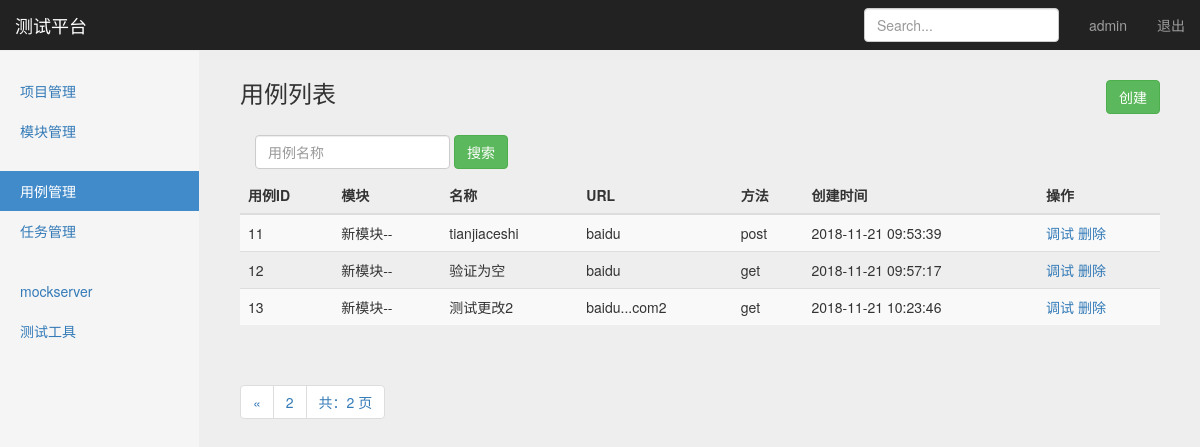
/interface/case_manage/?page=2 (signed in), run on the app's committed database.
### interface_app/models.py (models this page shows, shortened)
class TestCase(models.Model):
    module = models.ForeignKey(Module, on_delete=models.CASCADE) # on_delete参数表示项目删除后，模块也跟随删除
    name = models.CharField("名称", max_length=100, blank=False, default="")
    url = models.TextField("URL", default="")
    req_method = models.CharField("方法", max_length=10, default="")
    req_type = models.CharField("参数类型", max_length=10, default="")
    req_header = models.TextField("header", default="")
    req_parameter = models.TextField("参数", default="")
    reponses_assert = models.TextField("验证", default="")
    create_time = models.DateTimeField("创建时间", auto_now_add=True)

### projects_app/models.py (models this page shows)
class Module(models.Model):
    project = models.ForeignKey(Project, on_delete=models.CASCADE) # on_delete参数表示项目删除后，模块也跟随删除
    name = models.CharField("名称", max_length=100, blank=False, default="")
    description = models.TextField("描述", default="")
    create_time = models.DateTimeField("创建时间", auto_now=True)
    def __str__(self):
        return self.name

### interface_app/views/testcase_views.py (the view)
# urls.py: path('case_manage/', testcase_views.case_manage),
@login_required
def case_manage(request):
    testcases = TestCase.objects.all()
    paginator = Paginator(testcases, 10)
    page = request.GET.get('page')
    try:
        contacts = paginator.page(page)
    except PageNotAnInteger:
        contacts = paginator.page(1)
    except EmptyPage:
        contacts = paginator.page(paginator.num_pages)
    if request.method == "GET":
        return render(request, "case_manage.html", {
            "type": "list",
            "testcases": contacts,
        })
    else:
        return HttpResponse("404")

### templates/case_manage.html (shortened to what this page needs)
{% extends "base.html" %}
{% block content %}
    <nav class="navbar navbar-inverse navbar-fixed-top">
      <div class="container-fluid">
        <div class="navbar-header">
          <a class="navbar-brand" href="#">测试平台</a>
        </div>
        <div id="navbar" class="navbar-collapse collapse">
          <ul class="nav navbar-nav navbar-right">
            <li><a href="#">{{user}}</a></li>
            <li><a href="/logout/">退出</a></li>
          </ul>
          <form class="navbar-form navbar-right">
            <input type="text" class="form-control" placeholder="Search...">
          </form>
        </div>
      </div>
    </nav>
    <div class="container-fluid">
        <div class="row">
            <div class="col-sm-3 col-md-2 sidebar">
                <ul class="nav nav-sidebar">
                    <li ><a href="/manage/project_manage/">项目管理</a></li>
                    <li ><a href="/manage/module_manage/">模块管理</a></li>
                </ul>
                <ul class="nav nav-sidebar">
                    <li class="active"><a href="/interface/case_manage">用例管理</a></li>
                    <li><a href="">任务管理</a></li>
                </ul>
                <ul class="nav nav-sidebar">
                    <li><a href="">mockserver</a></li>
                    <li><a href="">测试工具</a></li>
                </ul>
            </div>
        </div>
    </div>
    {% if type == 'list'%}
        <div class="col-sm-9 col-sm-offset-3 col-md-10 col-md-offset-2 main">
            <h3 class="sub-header">用例列表
                <button type="button" class="btn btn-success" style="float: right;"
                onclick="window.location.href='/interface/case_add/'">创建</button>
            </h3>
            <div class="table-responsive">
                <form class="navbar-form" method="get" action="/interface/search_case_name/">
                    <div class="form-group">
                        <input name="case_name" type="text" placeholder="用例名称" class="form-control">
                    </div>
                    <button type="submit" class="btn btn-success">搜索</button>
                </form>
            <table class="table table-striped">
              <thead>
                <tr>
                  <th>用例ID</th>
                  <th>模块</th>
                  <th>名称</th>
                  <th>URL</th>
                  <th>方法</th>
                  <th>创建时间</th>
                  <th>操作</th>
                </tr>
              </thead>
              <tbody>
                {% for case in testcases %}
                <tr>
                  <td>{{case.id}}</td>
                  <td>{{case.module}}</td>
                  <td>{{case.name}}</td>
                  <td>{{case.url}}</td>
                  <td>{{case.req_method}}</td>
                  <td>{{case.create_time | date:"Y-m-d H:i:s" }}</td>
                  <td>
                    <a href="/interface/case_debug/{{case.id}}/">调试</a>
                    <a href="/manage/project_delete/{{case.id}}/">删除</a>
                  </td>
                </tr>
              {% endfor %}
              </tbody>
            </table>
          </div>
            <div class="pagination">
                <span class="step-links">
                    <ul class="pagination">
                        {% if testcases.has_previous %}
                            <li><a href="?case_name={{ case_name }}&page={{ testcases.previous_page_number }}">&laquo;</a></li>
                        {% endif %}
                        <li><a href="#">{{ testcases.number }}</a></li>
                        <li><a href="#">共：{{ testcases.paginator.num_pages }} 页</a></li>
                    </ul>
                </span>
            </div>
        </div>
    {% endif %}
{% endblock %}

### static/css/dashboard.css (style rules this page uses)
body { padding-top: 50px; }
.sub-header { padding-bottom: 10px; border-bottom: 1px solid #eee; }
.navbar-fixed-top { border: 0; }
.sidebar { display: none; }
@media (min-width: 768px) { .sidebar { position: fixed; top: 51px; bottom: 0; left: 0; z-index: 1000; display: block; padding: 20px; overflow-x: hidden; overflow-y: auto; background-color: #f5f5f5; border-right: 1px solid #eee; } }
.nav-sidebar { margin-right: -21px; margin-bottom: 20px; margin-left: -20px; }
.nav-sidebar > li > a { padding-right: 20px; padding-left: 20px; }
.nav-sidebar > .active > a, .nav-sidebar > .active > a:hover, .nav-sidebar > .active > a:focus { color: #fff; background-color: #428bca; }
.main { padding: 20px; }
@media (min-width: 768px) { .main { padding-right: 40px; padding-left: 40px; } }

### static/css/signin.css (style rules this page uses)
body { padding-top: 40px; padding-bottom: 40px; background-color: #eee; }

### data on the page
TestCase: id "11", module "新模块--", name "tianjiaceshi", url "baidu", req_method "post", create_time "2018-11-21 09:53:39"
TestCase: id "12", module "新模块--", name "验证为空", url "baidu", req_method "get", create_time "2018-11-21 09:57:17"
TestCase: id "13", module "新模块--", name "测试更改2", url "baidu...com2", req_method "get", create_time "2018-11-21 10:23:46"

### other printed values
{{ user }} "admin"
{{ testcases.number }} "2"
{{ testcases.paginator.num_pages }} "2"
